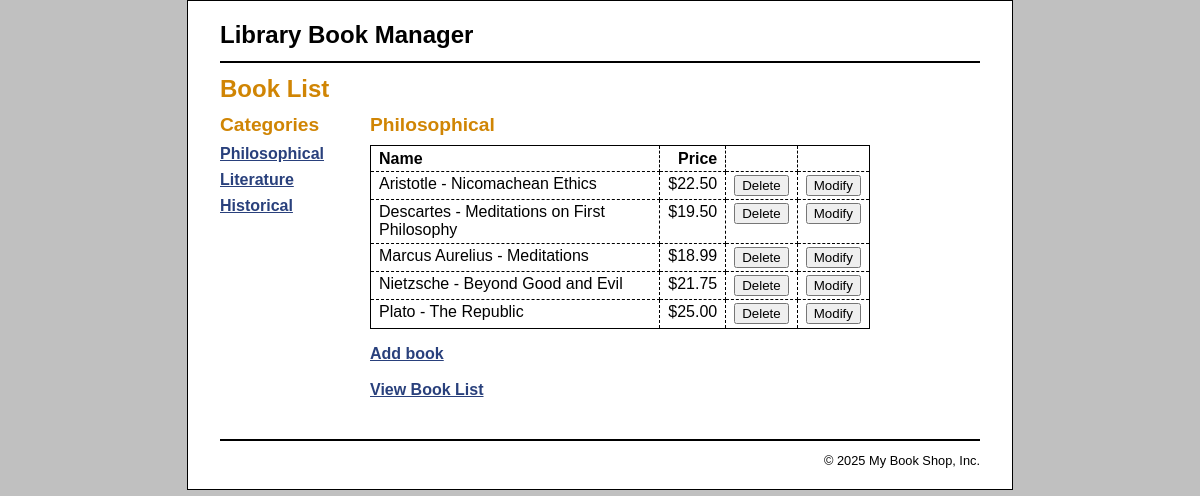
Screenshot of /sort_asc.php with the database file from the repository.
### tables this page shows
CREATE TABLE categories (
    categoryID    INT AUTO_INCREMENT PRIMARY KEY,
    categoryName  VARCHAR(255) NOT NULL
);

CREATE TABLE products (
    productID     INT AUTO_INCREMENT PRIMARY KEY,
    categoryID    INT NOT NULL,
    productCode   VARCHAR(10) NOT NULL,
    productName   VARCHAR(255) NOT NULL,
    listPrice     DECIMAL(10,2) NOT NULL,
    FOREIGN KEY (categoryID) REFERENCES categories(categoryID)
        ON UPDATE CASCADE
        ON DELETE CASCADE
);

### sort_asc.php (the view, shortened to what this page needs)
<?php
require_once('database.php');
$category_id = filter_input(INPUT_GET, 'category_id', FILTER_VALIDATE_INT);
if ($category_id === null || $category_id === false) {
    $category_id = 1;
}
$qCat = 'SELECT * FROM categories WHERE categoryID = :category_id';
$s1 = $db->prepare($qCat);
$s1->bindValue(':category_id', $category_id, PDO::PARAM_INT);
$s1->execute();
$category = $s1->fetch();
$category_name = $category ? $category['categoryName'] : 'Category';
$qAllCats = 'SELECT * FROM categories ORDER BY categoryID';
$s2 = $db->prepare($qAllCats);
$s2->execute();
$categories = $s2->fetchAll();
$qProducts = 'SELECT * FROM products WHERE categoryID = :category_id ORDER BY productName ASC';
$s3 = $db->prepare($qProducts);
$s3->bindValue(':category_id', $category_id, PDO::PARAM_INT);
$s3->execute();
$products = $s3->fetchAll();
?>
<!DOCTYPE html>
<html>
<head>
  <link rel="stylesheet" href="main.css">
</head>
<body>
<header><h1>Library Book Manager</h1></header>
<main>
    <h1>Book List</h1>
    <aside>
        <h2>Categories</h2>
        <nav>
        <ul>
            <?php foreach ($categories as $category) : ?>
            <li><a href=".?category_id=<?php echo $category['categoryID']; ?>">
                    <?php echo $category['categoryName']; ?>
                </a>
            </li>
            <?php endforeach; ?>
        </ul>
        </nav>
    </aside>
    <section>
        <h2><?php echo htmlspecialchars($category_name); ?></h2>
        <table>
        <tr>
            <th>Name</th>
            <th class="right">Price</th>
            <th>&nbsp;</th>
            <th>&nbsp;</th>
        </tr>
        <?php foreach ($products as $product): ?>
        <tr>
            <td><?php echo htmlspecialchars($product['productName']); ?></td>
            <td class="right">$<?php echo number_format($product['listPrice'], 2); ?></td>
            <td><form action="delete_product.php" method="post">
                        <input type="submit" value="Delete">
                    </form></td>
            <td><form action="modify.php" method="post">
                            <input type="submit" value="Modify">
                        </form></td>
        </tr>
        <?php endforeach; ?>
        </table>
        <p style="margin-top:1em;">
        <a href="add_product_form.php?category_id=<?php echo $category_id; ?>">Add book </a> <br><br>
        <a href="index.php?category_id=<?php echo $category_id; ?>">View Book List</a>
    </p>
  </section>
</main>
<footer><p>&copy; <?php echo date("Y"); ?> My Book Shop, Inc.</p></footer>
</body>
</html>

### main.css (style rules this page uses)
html { background-color: rgb(192, 192, 192); }
body { margin-top: 0; font-family: Arial, Helvetica, sans-serif; width: 760px; margin: 0 auto; background-color: white; border: 1px solid black; padding: .5em 2em; }
header { margin: 0; border-bottom: 2px solid black; }
header h1 { margin: 0; padding: .5em 0; color: black; }
main { margin: 0; }
aside { float: left; width: 150px; }
nav ul { list-style-type: none; margin-left: 0; padding-left: 0; }
nav ul li { padding-bottom: 0.5em; }
section { float: left; width: 500px; padding-bottom: 1.5em; }
footer { clear: both; margin-top: 1em; border-top: 2px solid black; }
footer p { text-align: right; font-size: 80%; margin: 1em 0; }
h1 { font-size: 150%; margin: 0; padding: .5em 0 .25em; }
h2 { font-size: 120%; margin: 0; padding: .25em 0 .5em; }
h1, h2 { color: rgb(208, 133, 4); }
ul { margin: 0 0 1em 0; padding: 0 0 0 2.5em; }
li { margin: 0; padding: 0; }
a { color: rgb(41, 64, 124); font-weight: bold; }
table { border: 1px solid black; border-collapse: collapse; }
td, th { border: 1px dashed black; padding: .2em .5em .2em .5em; vertical-align: top; text-align: left; }
form { margin: 0; }
.right { text-align: right; }

### rows the page displays
categories: categoryName "Philosophical"
categories: categoryName "Literature"
categories: categoryName "Historical"
products: productName "Aristotle - Nicomachean Ethics", listPrice "22.50"
products: productName "Descartes - Meditations on First Philosophy", listPrice "19.50"
products: productName "Marcus Aurelius - Meditations", listPrice "18.99"
products: productName "Nietzsche - Beyond Good and Evil", listPrice "21.75"
products: productName "Plato - The Republic", listPrice "25.00"
